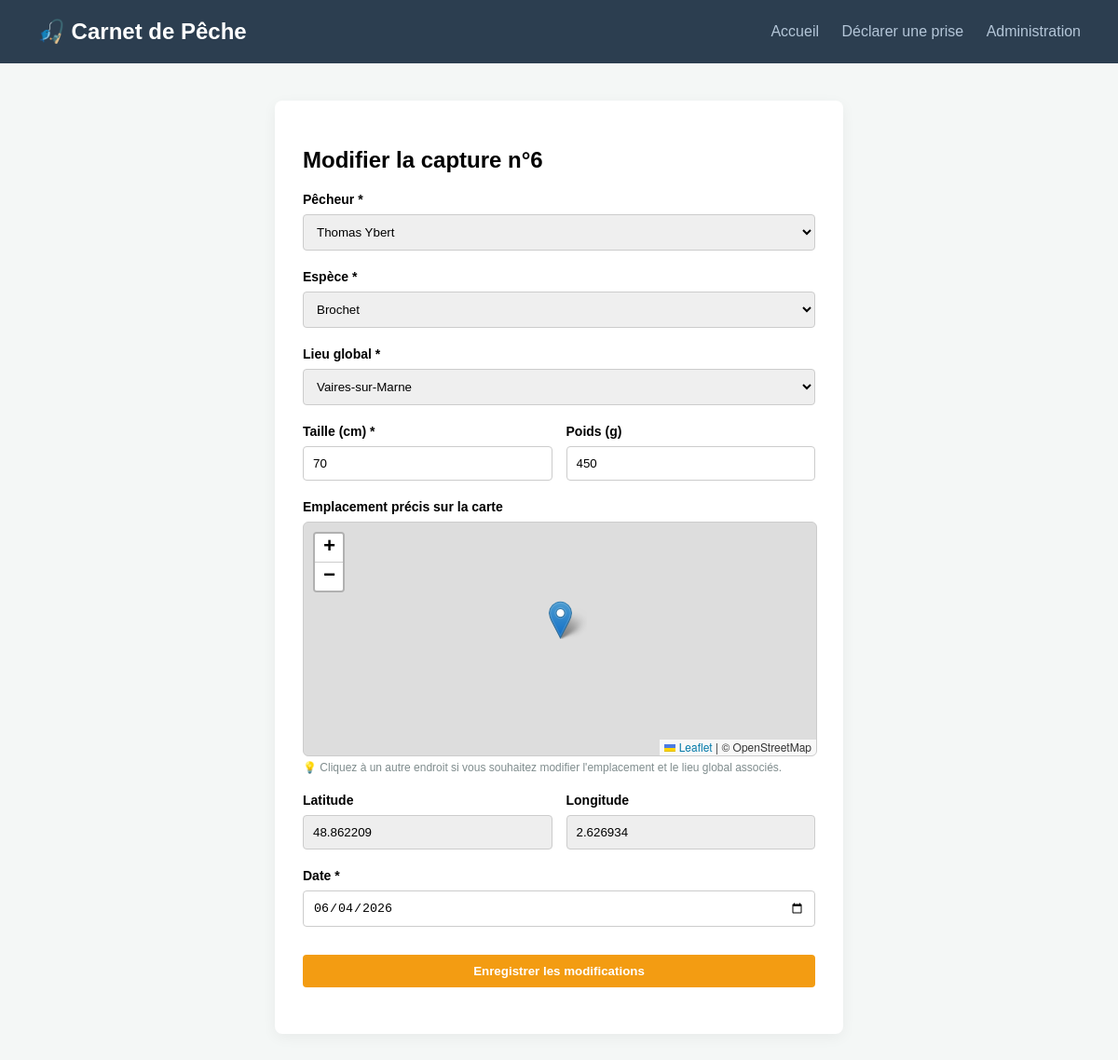
/modifier.php?id=6, run on the app's committed database.
### tables this page shows
CREATE TABLE `CAPTURE` (
  `id_capture` int(11) NOT NULL,
  `date_capture` date NOT NULL,
  `poids` int(11) DEFAULT NULL,
  `taille` int(11) DEFAULT NULL,
  `id_pecheur` int(11) DEFAULT NULL,
  `id_lieu` int(11) DEFAULT NULL,
  `id_espece` int(11) DEFAULT NULL,
  `latitude` double DEFAULT NULL,
  `longitude` double DEFAULT NULL
);

CREATE TABLE `PECHEUR` (
  `id_pecheur` int(11) NOT NULL,
  `nom` varchar(50) NOT NULL,
  `prenom` varchar(50) NOT NULL,
  `email` varchar(100) NOT NULL,
  `mot_de_passe` varchar(255) NOT NULL,
  `niveau` varchar(20) DEFAULT NULL,
  `est_valide` tinyint(1) DEFAULT 0,
  `est_admin` tinyint(1) DEFAULT 0
);

CREATE TABLE `ESPECE` (
  `id_espece` int(11) NOT NULL,
  `nom_espece` varchar(50) NOT NULL,
  `taille_legale` int(11) DEFAULT NULL
);

CREATE TABLE `LIEU` (
  `id_lieu` int(11) NOT NULL,
  `nom_lieu` varchar(100) NOT NULL,
  `ville` varchar(100) DEFAULT NULL,
  `categorie_piscicole` varchar(50) DEFAULT NULL
);

### modifier.php (the view, shortened to what this page needs)
<?php
require_once 'connexion.php';
$id_capture = (int)$_GET['id'];
$stmt_capture = $pdo->prepare("SELECT * FROM CAPTURE WHERE id_capture = ?");
$stmt_capture->execute(array($id_capture));
$capture = $stmt_capture->fetch();
$pecheurs = $pdo->query("SELECT id_pecheur, prenom, nom FROM PECHEUR ORDER BY prenom ASC")->fetchAll();
$lieux = $pdo->query("SELECT id_lieu, nom_lieu FROM LIEU ORDER BY nom_lieu ASC")->fetchAll();
$especes = $pdo->query("SELECT id_espece, nom_espece FROM ESPECE ORDER BY nom_espece ASC")->fetchAll();
?>
<!DOCTYPE html>
<html lang="fr">
<head>
    <link rel="stylesheet" href="https://unpkg.com/leaflet@1.9.4/dist/leaflet.css" />
</head>
<body>
    <div class="header">
        <h1>🎣 Carnet de Pêche</h1>
        <nav>
            <a href="index.php">Accueil</a>
            <a href="ajouter.php">Déclarer une prise</a>
            <a href="admin.php">Administration</a>
        </nav>
    </div>
    <div class="form-container">
        <h2>Modifier la capture n°<?php echo $id_capture; ?></h2>
        <form action="modifier.php?id=<?php echo $id_capture; ?>" method="POST">
            <label>Pêcheur *</label>
            <select name="pecheur" required>
                <?php foreach($pecheurs as $p): ?>
                    <option value="<?php echo $p['id_pecheur']; ?>" <?php if($p['id_pecheur'] == $capture['id_pecheur']) echo 'selected'; ?>>
                        <?php echo htmlspecialchars($p['prenom'] . " " . $p['nom']); ?>
                    </option>
                <?php endforeach; ?>
            </select>
            <label>Espèce *</label>
            <select name="espece" required>
                <?php foreach($especes as $e): ?>
                    <option value="<?php echo $e['id_espece']; ?>" <?php if($e['id_espece'] == $capture['id_espece']) echo 'selected'; ?>>
                        <?php echo htmlspecialchars($e['nom_espece']); ?>
                    </option>
                <?php endforeach; ?>
            </select>
            <label>Lieu global *</label>
            <select name="lieu" id="lieu-select" required>
                <?php foreach($lieux as $l): ?>
                    <option value="<?php echo $l['id_lieu']; ?>" <?php if($l['id_lieu'] == $capture['id_lieu']) echo 'selected'; ?>>
                        <?php echo htmlspecialchars($l['nom_lieu']); ?>
                    </option>
                <?php endforeach; ?>
            </select>
            <div class="form-row">
                <div class="form-group">
                    <label>Taille (cm) *</label>
                    <input type="number" name="taille" step="0.1" value="<?php echo htmlspecialchars($capture['taille']); ?>" required>
                </div>
                <div class="form-group">
                    <label>Poids (g)</label>
                    <input type="number" name="poids" value="<?php echo htmlspecialchars($capture['poids']); ?>">
                </div>
            </div>
            <label>Emplacement précis sur la carte</label>
            <div id="map-picker"></div>
            <span class="map-help">💡 Cliquez à un autre endroit si vous souhaitez modifier l'emplacement et le lieu global associés.</span>
            <div class="form-row">
                <div class="form-group">
                    <label>Latitude</label>
                    <input type="number" name="latitude" id="latitude" step="any" value="<?php echo htmlspecialchars($capture['latitude']); ?>" readonly style="background:#eee; cursor:not-allowed;">
                </div>
                <div class="form-group">
                    <label>Longitude</label>
                    <input type="number" name="longitude" id="longitude" step="any" value="<?php echo htmlspecialchars($capture['longitude']); ?>" readonly style="background:#eee; cursor:not-allowed;">
                </div>
            </div>
            <label>Date *</label>
            <input type="date" name="date" value="<?php echo htmlspecialchars($capture['date_capture']); ?>" required>
            <input type="submit" value="Enregistrer les modifications">
        </form>
    </div>
</body>
</html>

### modifier.php (style rules this page uses)
:root { --primary: #2c3e50; --warning: #f39c12; --bg: #f4f7f6; }
body { font-family: sans-serif; background-color: var(--bg); margin: 0; }
.header { background-color: var(--primary); color: white; padding: 20px 40px; display: flex; justify-content: space-between; align-items: center; }
.header h1 { margin: 0; font-size: 24px; }
nav a { color: #b4c6d8; text-decoration: none; margin-left: 20px; font-weight: 500; }
.form-container { background: white; padding: 30px; border-radius: 8px; max-width: 550px; margin: 40px auto; box-shadow: 0 4px 15px rgba(0,0,0,0.05); }
label { display: block; margin-bottom: 8px; font-weight: 600; font-size: 14px; }
input, select { width: 100%; padding: 10px; margin-bottom: 20px; border: 1px solid #ccc; border-radius: 4px; box-sizing: border-box; }
.form-row { display: flex; gap: 15px; }
.form-row .form-group { flex: 1; }
input[type="submit"] { background-color: var(--warning); color: white; border: none; font-weight: bold; cursor: pointer; margin-top: 10px; }
#map-picker { height: 250px; width: 100%; border-radius: 6px; margin-bottom: 20px; border: 1px solid #ccc; }
.map-help { font-size: 12px; color: #7f8c8d; margin-top: -15px; margin-bottom: 20px; display: block; }

### data on the page
capture: pecheur "Thomas Ybert", espece "Brochet", lieu "Vaires-sur-Marne", taille "70", poids "450", latitude "48.862209", longitude "2.626934", date "06/04/2026"

### other printed values
$id_capture "6"
